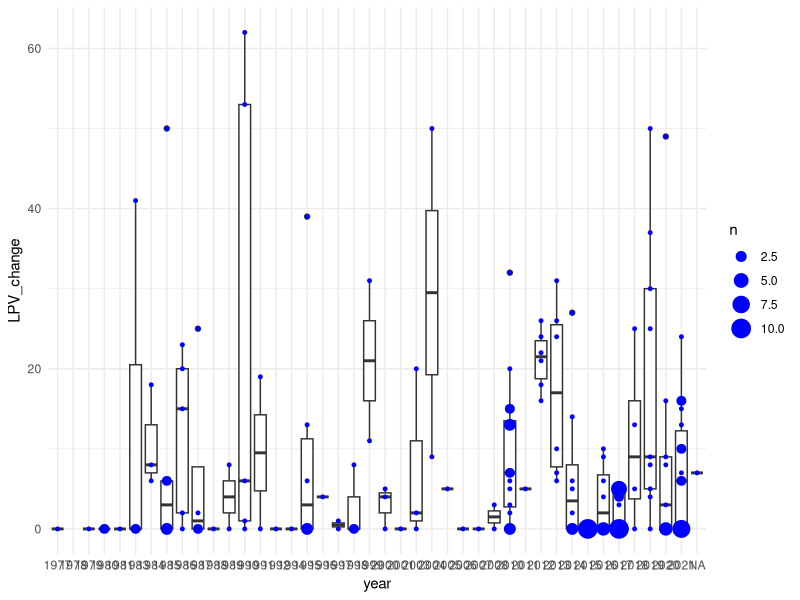

This chart was generated by the following R code:

library(tidyverse)

# read data into tibble
petitions <- read_csv("fwforyotam/Master_edited.csv")

# create identifier
petitions$ID <- 1:nrow(petitions)

# rename relevant columns
names(petitions)[9] <- 'FCV_owner'
names(petitions)[10] <- 'LPV_owner'
names(petitions)[11] <- 'FCV_notice'
names(petitions)[12] <- 'LPV_notice'
names(petitions)[13] <- 'FCV_decision'
names(petitions)[14] <- 'LPV_decision'
names(petitions)[17] <- 'outcome'
names(petitions)[18] <- 'outcome_details'
names(petitions)[19] <- 'FCV_change'
names(petitions)[20] <- 'LPV_change'

# extract year from date
names(petitions)[2] <- 'date'
petitions = separate_wider_delim(petitions, cols = date, delim = "/", names = c("month", "day","year"),too_few = "align_start")

# plot of LPV changes across the years
p <- ggplot(petitions, aes(x=year, y=LPV_change)) + geom_boxplot() + theme_minimal()
p = p + geom_point(color = "blue",stat = "sum", aes(size = ..n..)) 

